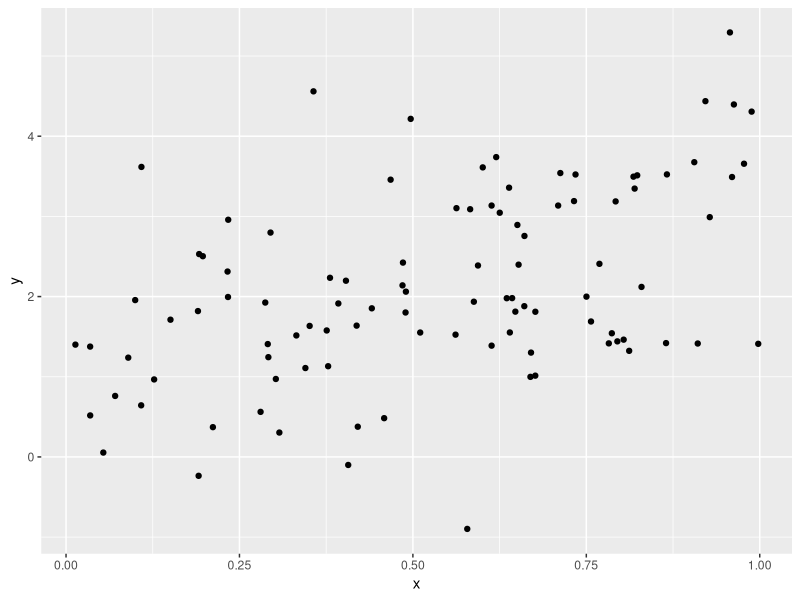

Recreate this plot in R.
## ---- chunk 1
library(tidyverse)

plot_df =
  tibble(
    x = runif(100),
    y = 1 + 2*x + rnorm(100))
  
plot_df |> 
  ggplot(aes(x = x, y = y)) +
  geom_point()
